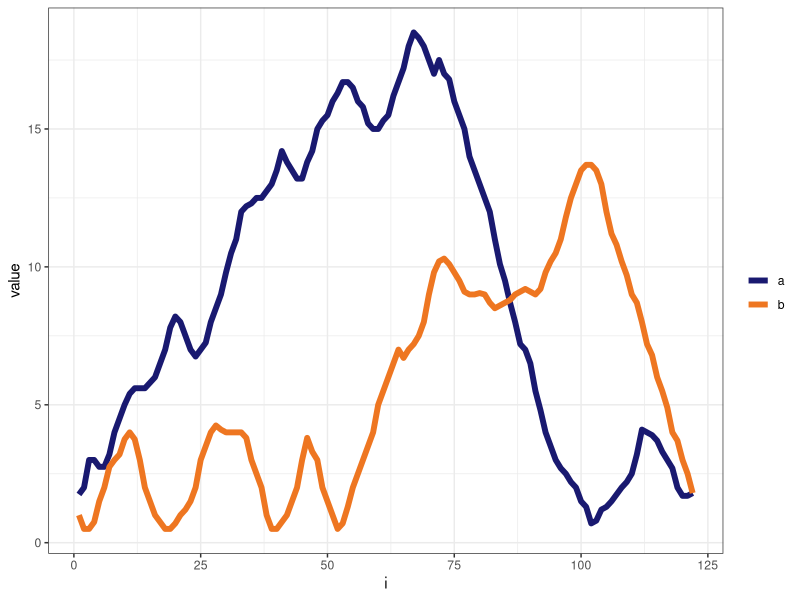
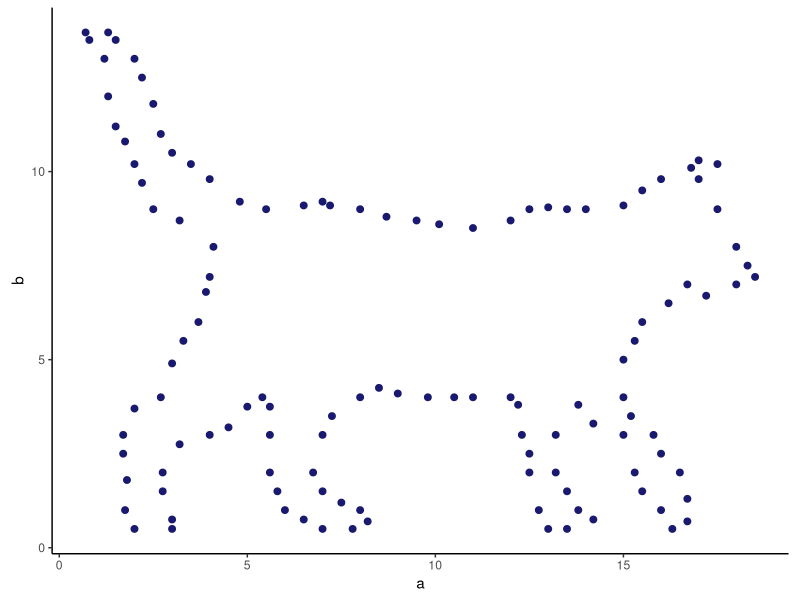
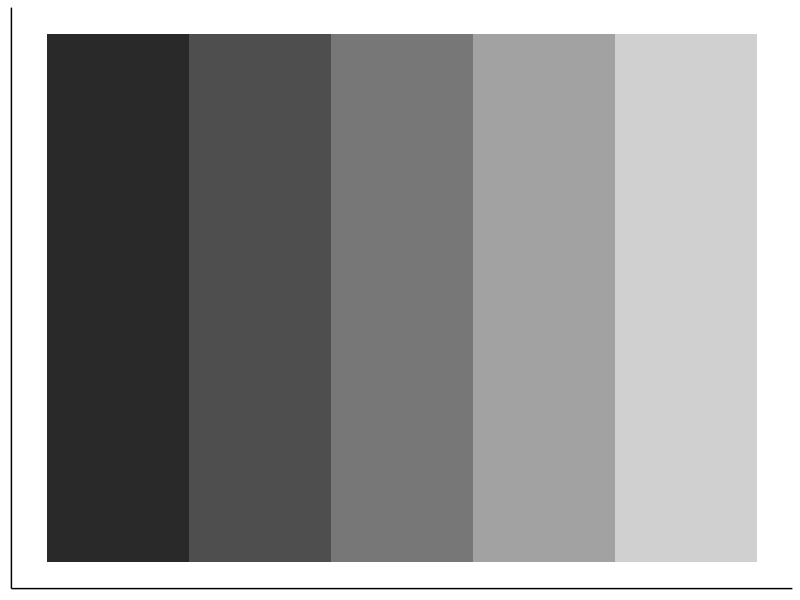
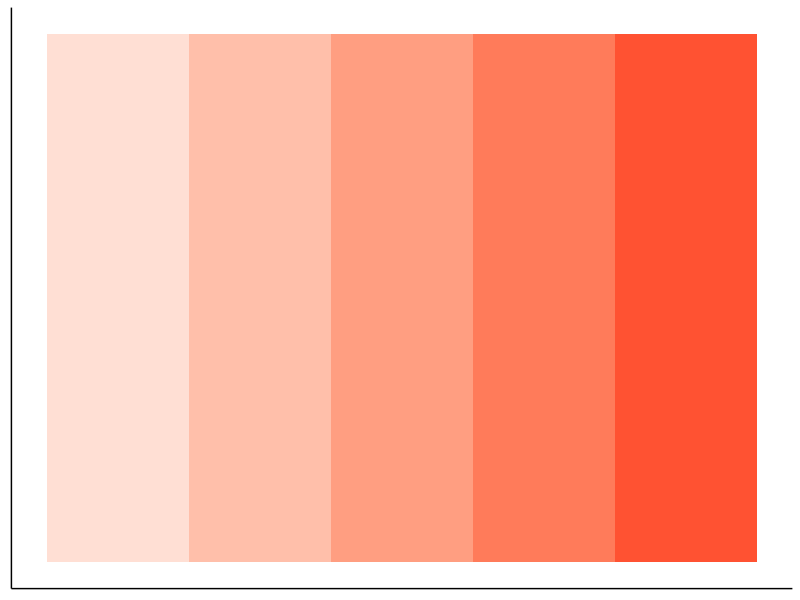
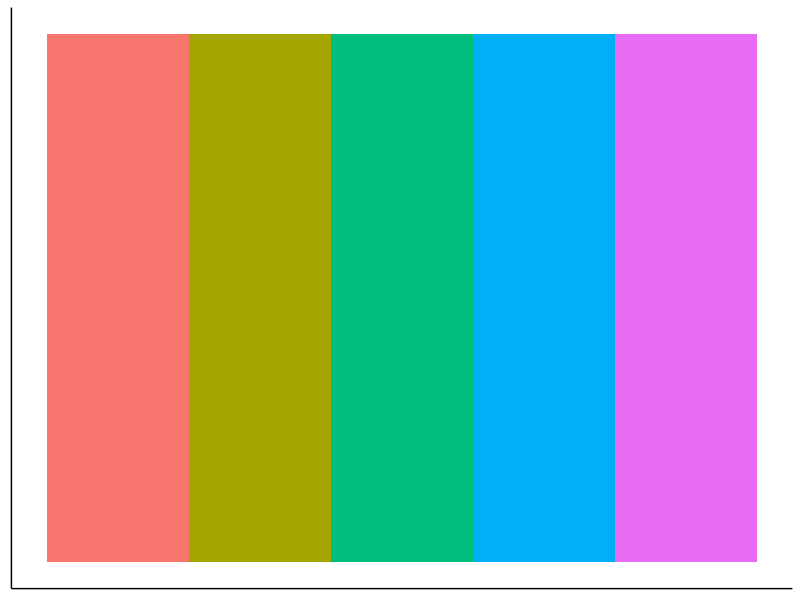
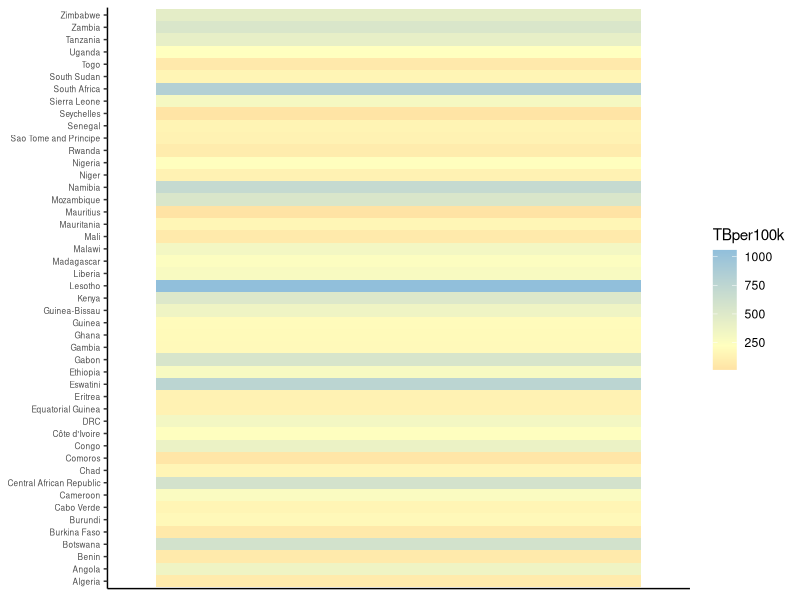
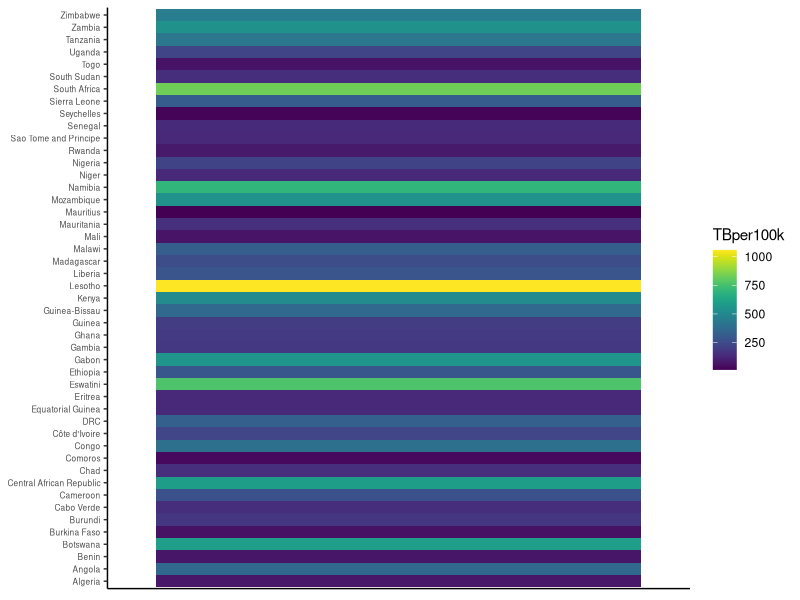
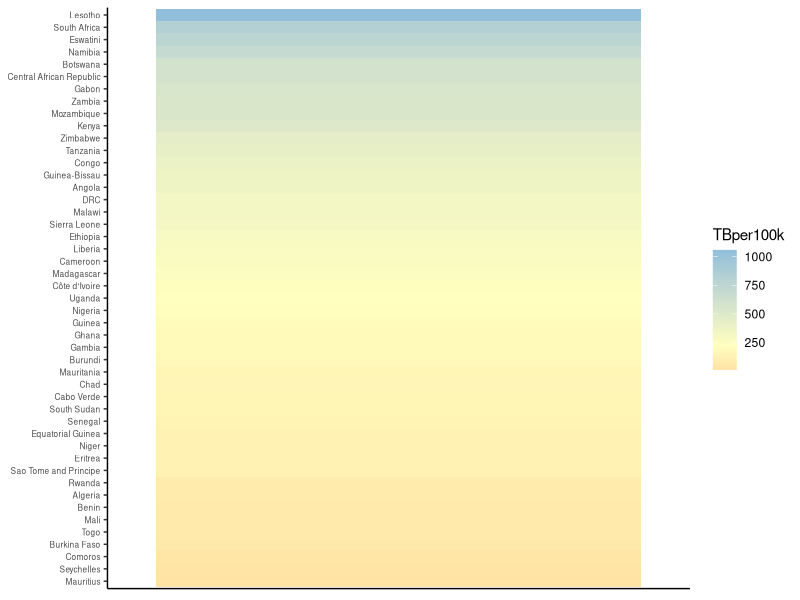

The R script that drew these images, in order:
## ---- chunk 1
library(tidyverse)
library(viridis)
library(scales)
library(ggrepel)
## ---- chunk 2
cat <- read_csv("cat.csv")
cat
## ---- chunk 3
cat %>%
  pivot_longer(cols = c(a,b), names_to = "var", values_to = "value") %>%
  ggplot() + 
  geom_line(aes(i, value, col = var), size = 2) +
  theme_bw() +
  scale_color_manual(values = c("midnightblue", "chocolate2")) +
  labs(color = "")

ggsave("plots/01_cat_lines.png", width = 5, height = 3.5)
## ---- chunk 4
ggplot(cat, aes(a,b)) + 
  geom_point(col = "midnightblue", size=2) + 
  coord_equal() +
  theme_classic()

ggsave("plots/02_cat.png", width = 5, height = 3.5)
## ---- chunk 5
values <- data.frame(val = 1:5, y = 1)

ggplot(values, aes(val,y,fill=val)) + 
  geom_tile() + 
  scale_fill_gradient(low="black", high="white", limits=c(0,6)) +
  theme_classic() +
  theme(axis.title = element_blank(),
        axis.text=element_blank(),
        axis.ticks=element_blank(),
        legend.position="none")

ggsave("plots/02_01_luminance.png", height = 3.5/3, width = 5)

ggplot(values, aes(val,y,fill=val)) + 
  geom_tile() + 
  scale_fill_gradient(low="white", high="red", limits=c(0,6)) +
  theme_classic() +
  theme(axis.title = element_blank(),
        axis.text=element_blank(),
        axis.ticks=element_blank(),
        legend.position="none")

ggsave("plots/02_02_saturation.png", height = 3.5/3, width = 5)

ggplot(values, aes(val,y,fill=factor(val))) + 
  geom_tile() + 
  scale_fill_discrete() + 
  theme_classic() +
  theme(axis.title = element_blank(),
        axis.text=element_blank(),
        axis.ticks=element_blank(),
        legend.position="none")

ggsave("plots/02_03_color.png", height = 3.5/3, width = 5)

## ---- chunk 6
tb <- read_csv("tb.csv")

# shorten two longest country names
tb <- tb %>%
  mutate(country = forcats::fct_recode(country, 
                          Tanzania = "United Republic of Tanzania",
                          DRC = "Democratic Republic of the Congo"))

# create summary table that we'll use for many plots
AFR_sum <- tb %>%
  filter(who_region == "AFR") %>%
  group_by(country) %>%
  summarize(TBper100k = mean(incidence_100k, na.rm = TRUE))

# using hue without a natural order
AFR_sum %>%
  ggplot(aes("a", country, fill = TBper100k)) + 
  geom_tile() + 
  scale_fill_gradient2(midpoint=median(AFR_sum$TBper100k), mid="#ffffbf", low="#fc8d59", high="#91bfdb") +
  theme_classic() +
  theme(axis.title.x=element_blank(),
        axis.title.y=element_blank(),
        axis.text.x=element_blank(),
        axis.text.y=element_text(size=6),
        axis.ticks.x=element_blank())
ggsave("plots/03_tb_hue1.png", width = 5, height = 3.5)

# using viridis hue scale which has intuitive order due to added channel of color luminance
 AFR_sum %>%
  ggplot(aes("a", country, fill = TBper100k)) + 
  geom_tile() + 
  scale_fill_viridis() + 
  theme_classic() +
  theme(axis.title.x=element_blank(),
        axis.title.y=element_blank(),
        axis.text.x=element_blank(),
        axis.text.y=element_text(size=6),
        axis.ticks.x=element_blank())
ggsave("plots/03_tb_hue2.png", width = 5, height = 3.5)
## ---- chunk 7
AFR_sum %>%
  ggplot(aes("a", reorder(country, TBper100k), fill = TBper100k)) + 
  geom_tile() + 
  scale_fill_gradient2(midpoint=median(AFR_sum$TBper100k), mid="#ffffbf", low="#fc8d59", high="#91bfdb") +
  theme_classic() +
  theme(axis.title.x=element_blank(),
        axis.title.y=element_blank(),
        axis.text.x=element_blank(),
        axis.text.y=element_text(size=6),
        axis.ticks.x=element_blank())

ggsave("plots/04_tb_hue1_ordered.png", width = 5, height = 3.5)

AFR_sum %>%
  ggplot(aes("a", reorder(country, TBper100k), fill = TBper100k)) + 
  geom_tile() + 
  scale_fill_viridis() + 
  theme_classic() +
  theme(axis.title.x=element_blank(),
        axis.title.y=element_blank(),
        axis.text.x=element_blank(),
        axis.text.y=element_text(size=6),
        axis.ticks.x=element_blank())
ggsave("plots/04_tb_hue2_ordered.png", width = 5, height = 3.5)
## ---- chunk 8
AFR_sum %>%
  ggplot(aes("a", reorder(country, TBper100k), fill = TBper100k)) + 
  geom_tile() + 
  scale_fill_gradient(low="white", high=muted("blue")) +
  theme_classic() +
  theme(axis.title.x=element_blank(),
        axis.title.y=element_blank(),
        axis.text.x=element_blank(),
        axis.text.y=element_text(size=6),
        axis.ticks.x=element_blank())

ggsave("plots/05_tb_saturation.png", width = 5, height = 3.5)
## ---- chunk 9
AFR_sum %>%
  ggplot(aes("a", reorder(country, TBper100k), fill = TBper100k)) + 
  geom_tile() + 
  scale_fill_gradient(low="white", high=muted("blue")) +
  expand_limits(fill = 0) +
  theme_classic() +
  theme(axis.title.x=element_blank(),
        axis.title.y=element_blank(),
        axis.text.x=element_blank(),
        axis.text.y=element_text(size=6),
        axis.ticks.x=element_blank())

ggsave("plots/06_tb_saturation_zero.png", width = 5, height = 3.5)


# what is the incidence in Mauritius?
AFR_sum %>%
  arrange(TBper100k)
# 12.8
## ---- chunk 10
#remove two countries to make an even grid of 45 countries
tb_ordered <- tb %>%
  filter(who_region == "AFR") %>%
  filter(country != "Angola" & country != "Senegal") %>%  
  group_by(country) %>%
  summarize(TBper100k = mean(incidence_100k, na.rm = TRUE)) %>%
  mutate(country = reorder(country, TBper100k)) %>%
  arrange(TBper100k, country)

tb_ordered

tb_ordered %>%
  ggplot(aes(rep(1:5, 9), rep(1:9, each = 5))) +
  geom_point(aes(size = TBper100k)) +
  geom_text(aes(label = country), position = position_nudge(y=0.5), size=2) +
  expand_limits(x=c(0.5,5.5), y=c(1,8.5)) + 
  ylab(NULL) + 
  scale_size_area() + #with zero as zero incidence
  theme_classic() +
  theme(axis.title.x=element_blank(),
        axis.title.y=element_blank(),
        axis.text.x=element_blank(),
        axis.ticks.x=element_blank(),
        axis.text.y=element_blank(),
        axis.ticks.y=element_blank())
ggsave("plots/07_tb_area.png", width = 5, height = 4)

## ---- chunk 11
make_segment <- function(df, scale_low, scale_high) {
  scale_range <- scale_high-scale_low
  fraction <- (df$TBper100k-scale_low) / scale_range
  theta <- fraction * pi/2
  return(data.frame(x=c(0, cos(theta)),
                    y=c(0, sin(theta))))
}

tb_angle <- AFR_sum %>%
  filter(country != "Angola" & country != "Senegal") %>%
  group_by(country) %>%
  do(make_segment(., 0, 1057.333)) %>%
  ungroup()

ggplot(tb_angle, aes(x, y, group=country))+
  geom_path() +
  facet_wrap(~country, ncol = 9) + coord_equal()

# reorder country and clean up the plot
tb_angle %>%
  mutate(country = factor(country, levels = unique(tb_ordered$country))) %>%
  ggplot(aes(x, y, group=country))+
  geom_path() +
  facet_wrap(~country, ncol = 9) + 
  coord_equal() +
  theme_classic() +
  theme(axis.title.x=element_blank(),
        axis.title.y=element_blank(),
        axis.text.x=element_blank(),
        axis.ticks.x=element_blank(),
        axis.text.y=element_blank(),
        axis.ticks.y=element_blank(),
        strip.text.x = element_text(size = 5))

ggsave("plots/08_tb_angle.png", width = 7, height = 4)
